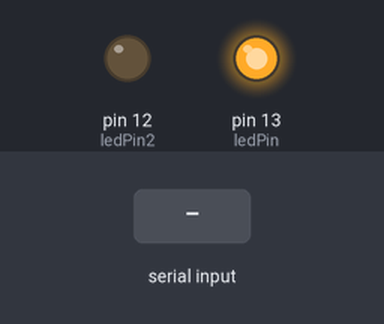
This sketch was run on a simulated Arduino Uno, built with avr-gcc and run on an emulated ATmega328P. On the bench: output pins drawn as LEDs (lit = HIGH). The test bench sets the inputs (shaded band). No radio packets arrive unless stated; what the sketch prints to the serial monitor is not drawn.

Above: at 1.2 s.
1.3 s: "1" received over Serial
At 2.4 s:
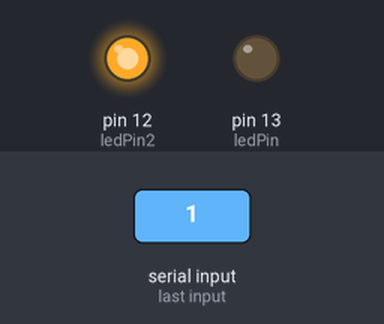
At 3.1 s:
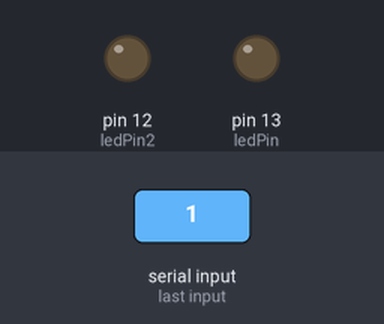
Timing chart, 0 to 10.0 s (numbered marks = the images above; inputs shaded):
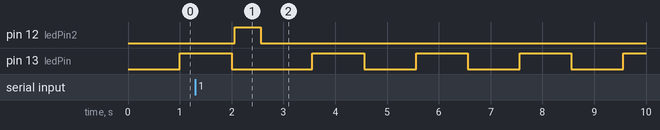

The sketch:

emisor_rf433.ino
```cpp
#include <VirtualWire.h>
#include <VirtualWire_Config.h>

const int dataPin = 9;
const int ledPin = 13;
const int ledPin2 = 12;

void setup()
{

    pinMode(ledPin, OUTPUT);
    Serial.begin(9600);
    vw_setup(2000);
    vw_set_tx_pin(dataPin);

    pinMode(ledPin2, OUTPUT);
}

void loop()
{
    digitalWrite(ledPin, LOW);
    while (Serial.available() > 0)
    {

      char data[1];
      data[0] = Serial.read();
      vw_send((uint8_t*)data,sizeof(data));
      vw_wait_tx();
      digitalWrite(ledPin2, HIGH);
      delay(500);
      digitalWrite(ledPin2, LOW);
      Serial.println(data);
    }
    delay(1000);
    digitalWrite(ledPin, HIGH);
    delay(1000);
}
```

Measured:
- after the input at 1.3 s, pin 12 (ledPin2): LOW → HIGH after 0.76 s, → LOW 0.50 s later
- by itself, pin 13 (ledPin): repeats every 2.0 s: HIGH 1.0 s, LOW 1.0 s
